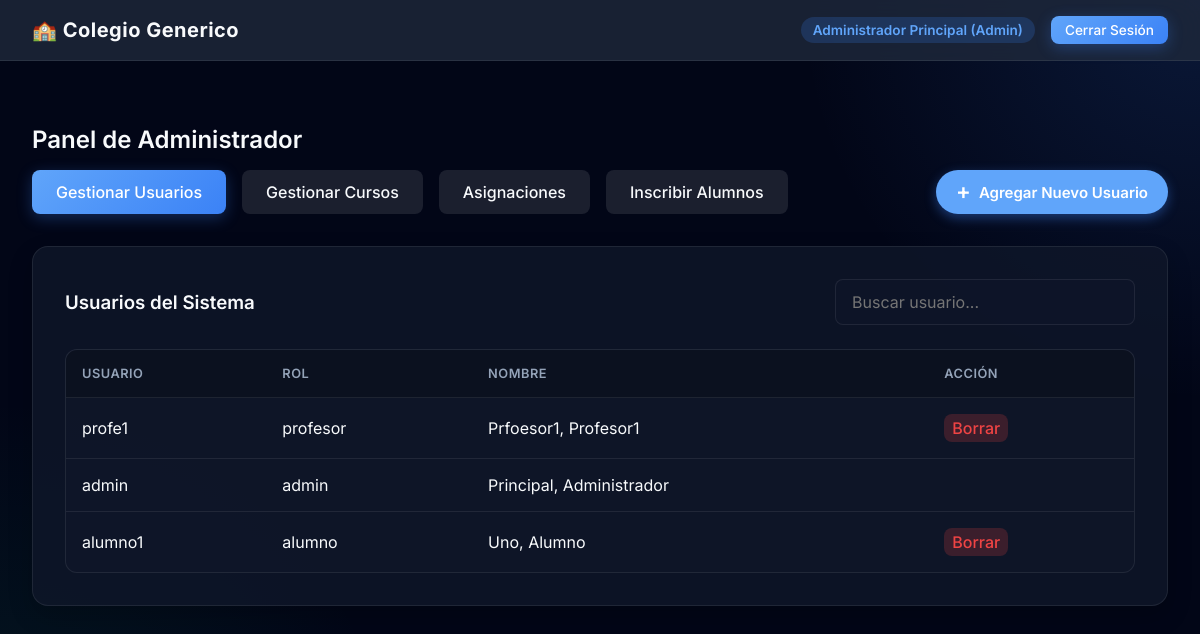
/index.php?action=dashboard (signed in), run on an earlier commit of the app's database.
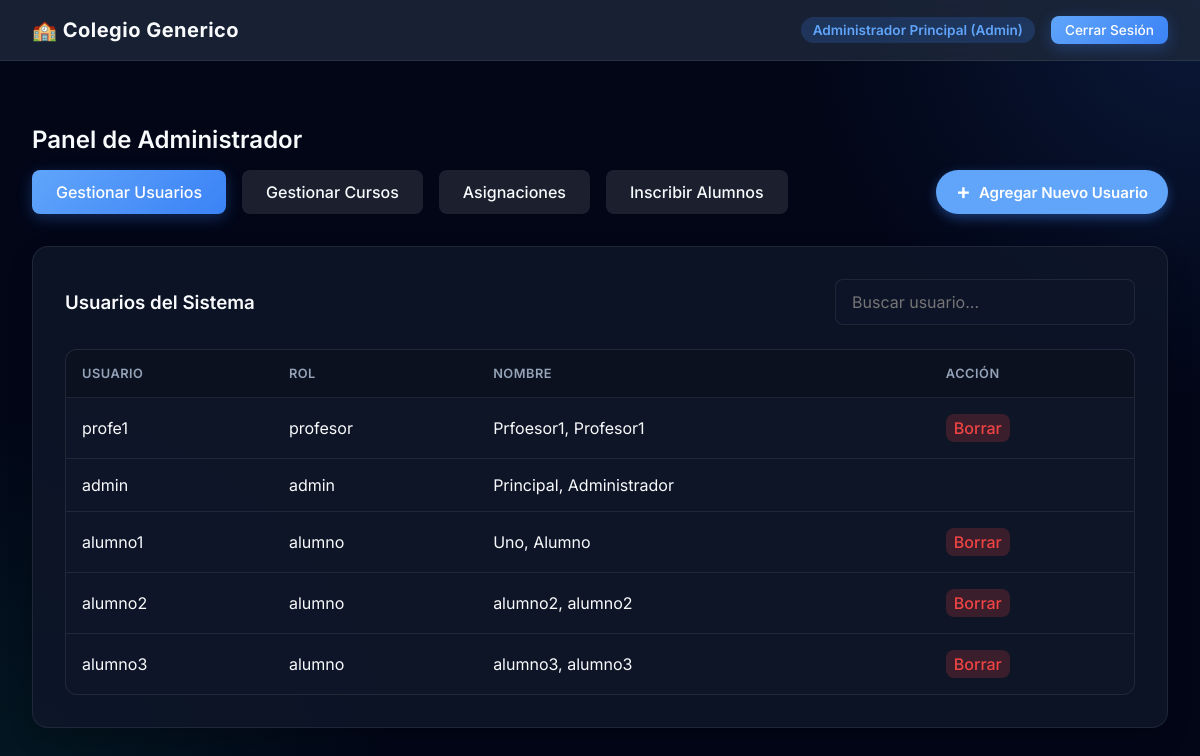
And on a later commit of the database.
### tables this page shows
CREATE TABLE users (
    id INTEGER PRIMARY KEY AUTOINCREMENT,
    username TEXT NOT NULL UNIQUE,
    password_hash TEXT NOT NULL,
    role TEXT NOT NULL CHECK(role IN ('admin', 'profesor', 'alumno')),
    nombre TEXT NOT NULL,
    apellido TEXT NOT NULL
);

### controllers/AdminController.php (called while the page is built, shortened)
<?php
require_once 'models/User.php';
class AdminController {
    public function dashboard() {
        $database = new Database();
        $db = $database->getConnection();
        $userModel = new User($db);
        $tab = $_GET['tab'] ?? 'users';
        $usersStmt = $userModel->getAllUsers();
        $users = $usersStmt->fetchAll(PDO::FETCH_ASSOC);
        require_once 'views/admin/dashboard.php';
    }
}
?>

### models/User.php (called while the page is built, shortened)
<?php
class User {
    private $conn;
    private $table_name = "users";
    public function __construct($db) {
        $this->conn = $db;
    }
    public function getAllUsers() {
        $query = "SELECT id, username, role, nombre, apellido FROM " . $this->table_name . " ORDER BY apellido ASC, nombre ASC";
        $stmt = $this->conn->prepare($query);
        $stmt->execute();
        return $stmt;
    }
}
?>

### views/admin/dashboard.php (the view, shortened to what this page needs)
<?php require_once 'views/layouts/header.php'; ?>
<div class="fade-in" style="margin-top: 2rem;">
    <h2>Panel de Administrador</h2>
    <div style="margin-bottom: 2rem; display: flex; gap: 1rem; align-items: center; width: 100%;">
        <a href="index.php?action=dashboard&tab=users" class="btn <?= $tab==='users'?'btn-primary':'' ?>" style="background: <?= $tab==='users'?'':'rgba(255,255,255,0.1)' ?>">Gestionar Usuarios</a>
        <a href="index.php?action=dashboard&tab=courses" class="btn <?= $tab==='courses'?'btn-primary':'' ?>" style="background: <?= $tab==='courses'?'':'rgba(255,255,255,0.1)' ?>">Gestionar Cursos</a>
        <a href="index.php?action=dashboard&tab=assignments" class="btn <?= $tab==='assignments'?'btn-primary':'' ?>" style="background: <?= $tab==='assignments'?'':'rgba(255,255,255,0.1)' ?>">Asignaciones</a>
        <a href="index.php?action=dashboard&tab=enrollments" class="btn <?= $tab==='enrollments'?'btn-primary':'' ?>" style="background: <?= $tab==='enrollments'?'':'rgba(255,255,255,0.1)' ?>">Inscribir Alumnos</a>
        <?php if($tab === 'users'): ?>
        <button id="fabBtn" onclick="openUserModal()" title="Agregar nuevo usuario" style="margin-left: auto; height: 44px; border-radius: 22px; padding: 0 20px; background: var(--accent-primary); color: white; font-size: 15px; font-weight: 600; border: none; cursor: pointer; box-shadow: 0 4px 12px rgba(59,130,246,0.4); display: flex; align-items: center; gap: 8px; justify-content: center; transition: transform 0.2s, background 0.2s; z-index: 10;">
            <span style="font-size: 22px; margin-top: -2px;">+</span>
            <span>Agregar Nuevo Usuario</span>
        </button>
        <?php endif; ?>
    </div>
    <?php if($tab === 'users'): ?>
    <div class="card">
        <div style="display: flex; justify-content: space-between; align-items: center; margin-bottom: 1rem; flex-wrap: wrap; gap: 10px;">
            <h3 style="margin: 0;">Usuarios del Sistema</h3>
            <input type="text" id="userFilter" onkeyup="filterUsers()" class="form-control" placeholder="Buscar usuario..." style="max-width: 300px;">
        </div>
        <div class="table-wrapper">
            <table id="userTable">
                <thead>
                    <tr><th>Usuario</th><th>Rol</th><th>Nombre</th><th>Acción</th></tr>
                </thead>
                <tbody>
                    <?php foreach($users as $u): ?>
                    <tr>
                        <td><?= htmlspecialchars($u['username']) ?></td>
                        <td><?= htmlspecialchars($u['role']) ?></td>
                        <td><?= htmlspecialchars($u['apellido'].', '.$u['nombre']) ?></td>
                        <td>
                            <?php if($u['id'] !== $_SESSION['user_id']): ?>
                            <button type="button" class="btn" style="background:rgba(239, 68, 68, 0.2); color:var(--danger); padding:4px 8px;" onclick="confirmUserDelete(<?= $u['id'] ?>)">Borrar</button>
                            <?php endif; ?>
                        </td>
                    </tr>
                    <?php endforeach; ?>
                </tbody>
            </table>
        </div>
    </div>
    <?php endif; ?>
</div>
<?php require_once 'views/layouts/footer.php'; ?>

### index.php (shortened to what this page needs)
<?php
$role = $_SESSION['user_role'];
if ($role === 'alumno') {
    require_once 'controllers/StudentController.php';
    $controller = new StudentController();
    $controller->dashboard();
} elseif ($role === 'profesor') {
    require_once 'controllers/ProfessorController.php';
    $controller = new ProfessorController();
    $controller->dashboard();
} elseif ($role === 'admin') {
    require_once 'controllers/AdminController.php';
    $controller = new AdminController();
    $controller->dashboard();
} else {
    echo "Rol no válido.";
    session_destroy();
}
?>

### views/layouts/header.php (shortened to what this page needs)
<!DOCTYPE html>
<html lang="es">
<head>
    <link rel="stylesheet" href="public/css/style.css">
</head>
<body>
    <?php if(isset($_SESSION['user_id'])): ?>
    <nav class="navbar slide-in">
        <div class="navbar-brand">🏫 Colegio Generico</div>
        <div class="navbar-nav">
            <span class="user-badge">
                <?= htmlspecialchars($_SESSION['user_name']) ?> (<?= ucfirst($_SESSION['user_role']) ?>)
            </span>
            <a href="index.php?action=logout" class="btn btn-primary" style="padding: 6px 14px; font-size: 0.85rem;">Cerrar Sesión</a>
        </div>
    </nav>
    <main class="container fade-in">
    <?php else: ?>
    <?php endif; ?>

### views/layouts/footer.php (shortened to what this page needs)
    <?php if(isset($_SESSION['user_id'])): ?>
    </main>
    <?php endif; ?>
</body>
</html>

### public/css/style.css (style rules this page uses)
:root { --bg-primary: #020617; --bg-secondary: #0f172a; --bg-card: rgba(15, 23, 42, 0.8); --text-primary: #f8fafc; --text-secondary: #94a3b8; --accent-primary: #60a5fa; --accent-hover: #3b82f6; --success: #10b981; --warning: #f59e0b; --danger: #ef4444; --border-color: rgba(255,255,255,0.08); --blur: blur(16px); }
* { box-sizing: border-box; margin: 0; padding: 0; font-family: 'Inter', -apple-system, BlinkMacSystemFont, "Segoe UI", Roboto, Helvetica, Arial, sans-serif; }
body { background-color: var(--bg-primary); color: var(--text-primary); min-height: 100vh; display: flex; flex-direction: column; background-image: radial-gradient(circle at top right, rgba(59, 130, 246, 0.15), transparent 400px), radial-gradient(circle at bottom left, rgba(16, 185, 129, 0.1), transparent 400px); background-attachment: fixed; }
.fade-in { animation: fadeInScale 0.6s cubic-bezier(0.16, 1, 0.3, 1) forwards; }
.slide-in { animation: slideIn 0.5s ease-out forwards; }
.container { max-width: 1200px; margin: 0 auto; padding: 2rem; width: 100%; }
.card { background: var(--bg-card); backdrop-filter: var(--blur); -webkit-backdrop-filter: var(--blur); border: 1px solid var(--border-color); border-radius: 16px; padding: 2rem; box-shadow: 0 10px 25px rgba(0, 0, 0, 0.2); transition: transform 0.3s ease, box-shadow 0.3s ease; }
h1, h2, h3 { color: var(--text-primary); margin-bottom: 1rem; font-weight: 600; }
.form-control { width: 100%; padding: 12px 16px; background-color: rgba(15, 23, 42, 0.6); border: 1px solid var(--border-color); border-radius: 8px; color: var(--text-primary); font-size: 1rem; transition: border-color 0.3s ease, box-shadow 0.3s ease; outline: none; }
.btn { display: inline-flex; align-items: center; justify-content: center; padding: 12px 24px; border-radius: 8px; font-size: 1rem; font-weight: 500; cursor: pointer; border: none; transition: all 0.3s ease; text-decoration: none; color: var(--text-primary); }
.btn-primary { background: linear-gradient(135deg, var(--accent-primary) 0%, var(--accent-hover) 100%); color: white; box-shadow: 0 4px 15px rgba(59, 130, 246, 0.3); }
.navbar { background: rgba(30, 41, 59, 0.8); backdrop-filter: var(--blur); border-bottom: 1px solid var(--border-color); padding: 1rem 2rem; display: flex; justify-content: space-between; align-items: center; position: sticky; top: 0; z-index: 100; }
.navbar-brand { font-size: 1.25rem; font-weight: 700; color: var(--text-primary); letter-spacing: 0.5px; }
.navbar-nav { display: flex; gap: 1rem; align-items: center; }
.user-badge { background: rgba(59,130,246,0.2); color: var(--accent-primary); padding: 5px 12px; border-radius: 20px; font-size: 0.85rem; font-weight: 600; }
.table-wrapper { overflow-x: auto; margin-top: 1.5rem; background: var(--bg-card); border-radius: 12px; border: 1px solid var(--border-color); }
table { width: 100%; border-collapse: collapse; text-align: left; }
th, td { padding: 1rem; border-bottom: 1px solid var(--border-color); }
th { background: rgba(0,0,0,0.2); color: var(--text-secondary); font-weight: 600; text-transform: uppercase; font-size: 0.8rem; letter-spacing: 0.5px; }
tr:last-child td { border-bottom: none; }

What changed in the data, as far as the page shows it:
added users: username "alumno2", role "alumno", apellido+nombre "alumno2, alumno2"
added users: username "alumno3", role "alumno", apellido+nombre "alumno3, alumno3"
